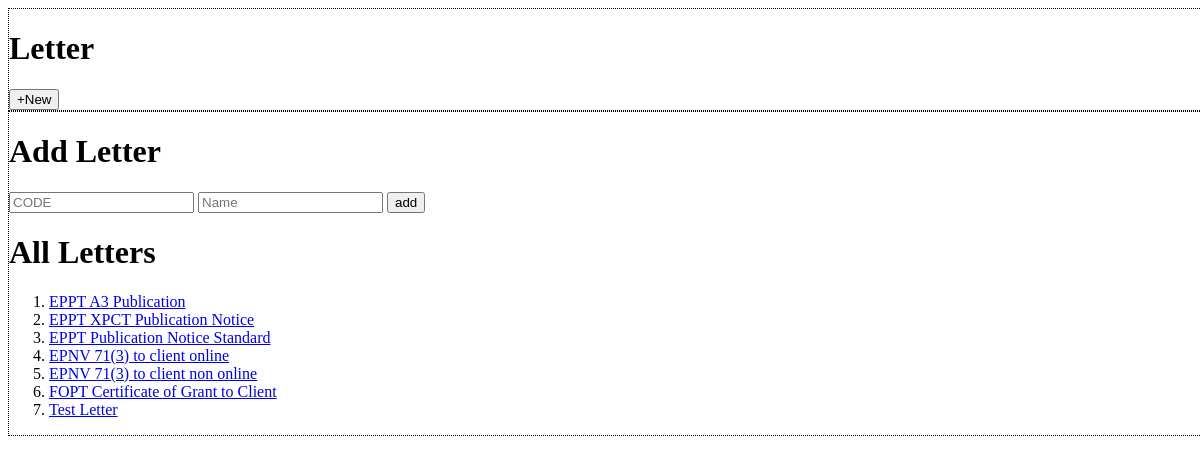
Page /letters on the committed database.
### models.py (models this page shows, shortened)
class BaseMixin(object):
    @classmethod
    def create(cls, **kw):
        obj = cls(**kw)
        db.session.add(obj)
        db.session.commit()

class Letter(BaseMixin, db.Model):
    __tablename__ = 'letters'
    id = db.Column(db.Integer, primary_key=True)
    code = db.Column(db.String(6))
    name = db.Column(db.String(80), unique=True, nullable=False)

### letter.py (the view)
@app.route("/letters", methods=['GET'])
def lettersget():
    global letters
    letters = Letter.query.all()
    return render_template('letters.html', letters=letters)

### templates/letters.html
{% extends "index.html" %}
{% block content %}
<h1><b>Add Letter</b></h1>
<form action="{{ url_for('letterspost') }}" method="post">
  <input value="" type="text" name="lettercode" placeholder="CODE">
  <input value="" type="text" name="lettername" placeholder="Name">
  <button type="submit">add</button>
</form>
<h1><b>All Letters</b></h1>
<ol>
  {% for letter in letters %}
  <li><a href="{{ url_for('letterget',letterid=letter.id) }}">{{ letter.name }}</a></li>
  {% endfor %}
</ol>
{% endblock %}

### static/main.css (style rules this page uses)
html, body { marginL 0; height: 100%; width: 100%; }

### rows in the picture
Letter: name "EPPT A3 Publication"
Letter: name "EPPT XPCT Publication Notice"
Letter: name "EPPT Publication Notice Standard"
Letter: name "EPNV 71(3) to client online"
Letter: name "EPNV 71(3) to client non online"
Letter: name "FOPT Certificate of Grant to Client"
Letter: name "Test Letter"
